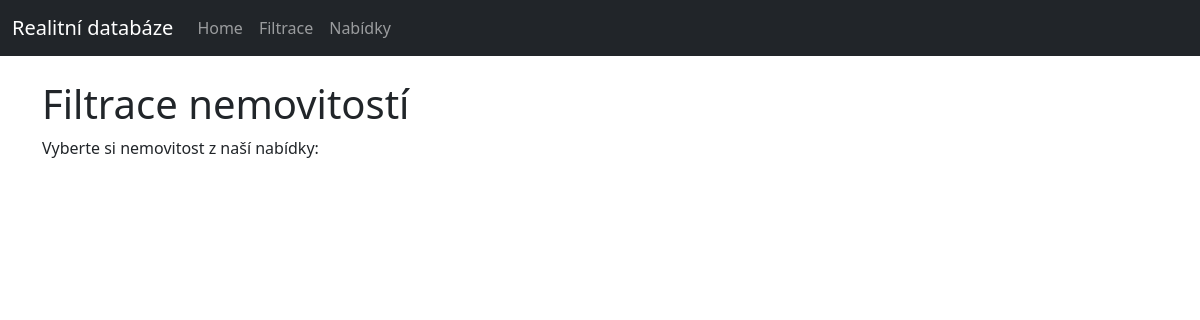
Page /filtrovani/ on the earlier database version.
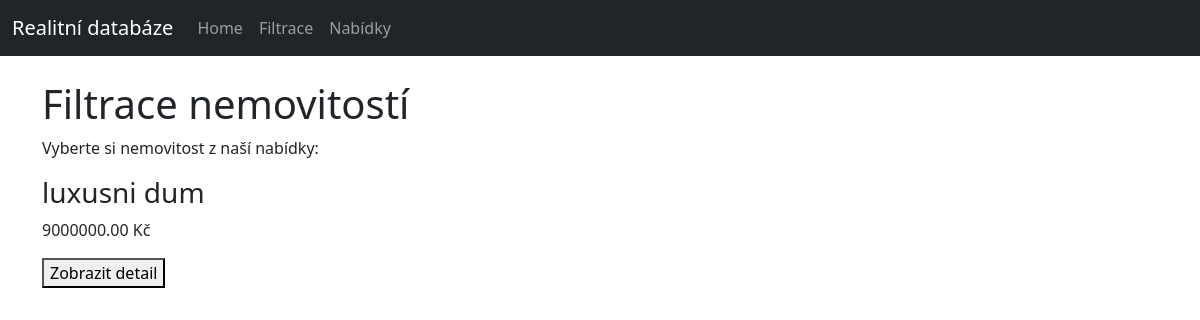
Same page on the later database version.
### main/models.py (models this page shows, shortened)
class Nemovitost(models.Model):
    nazev = models.CharField(max_length=300)
    cena = models.DecimalField(max_digits=10, decimal_places=2)
    popis = models.TextField(blank=True, default="")
    lokalita = models.ForeignKey(Lokalita, on_delete=models.SET_NULL, null=True)
    majitel = models.ForeignKey(MajitelNemovitosti, on_delete=models.SET_NULL, null=True)

### main/views.py (the view)
# urls.py: path('filtrovani/', views.filtrovani, name='filtrovani'),  # Cesta pro filtrované nemovitosti
def filtrovani(request):
    nemovitosti = Nemovitost.objects.all()  # Sem přidejte filtrování dle požadavků
    return render(request, 'main/filtrovani.html', {'nemovitosti': nemovitosti})  # Předání seznamu do šablony

### main/templates/main/filtrovani.html
{% extends 'main/base.html' %}
{% block content %}
    <h1>Filtrace nemovitostí</h1>
    <p>Vyberte si nemovitost z naší nabídky:</p>
    {% for nemovitost in nemovitosti %}
        <div>
            <h3>{{ nemovitost.nazev }}</h3>
            <p>{{ nemovitost.cena }} Kč</p>
            <a href="{% url 'detail' nemovitost.id %}">
                <button>Zobrazit detail</button>
            </a>
        </div>
    {% endfor %}
{% endblock %}

### main/templates/main/base.html (shortened to what this page needs)
<!DOCTYPE html>
<html lang="cs">
<head>
    <link href="https://cdn.jsdelivr.net/npm/bootstrap@5.3.0/dist/css/bootstrap.min.css" rel="stylesheet">
</head>
<body>
<nav class="navbar navbar-expand-lg navbar-dark bg-dark">
    <div class="container-fluid">
        <a class="navbar-brand" href="{% url 'home' %}">Realitní databáze</a>
        <div class="collapse navbar-collapse" id="navbarNav">
            <ul class="navbar-nav">
                <li class="nav-item">
                    <a class="nav-link" href="{% url 'home' %}">Home</a>
                </li>
                <li class="nav-item">
                    <a class="nav-link" href="{% url 'filtrovani' %}">Filtrace</a>
                </li>
                <li class="nav-item">
                    <a class="nav-link" href="{% url 'nabidky' %}">Nabídky</a>
                </li>
            </ul>
        </div>
    </div>
</nav>
<div class="container mt-4">
    {% block content %}{% endblock %}
</div>
</body>
</html>

Differences in the rows shown:
added Nemovitost: nazev "luxusni dum", cena "9000000.00"
